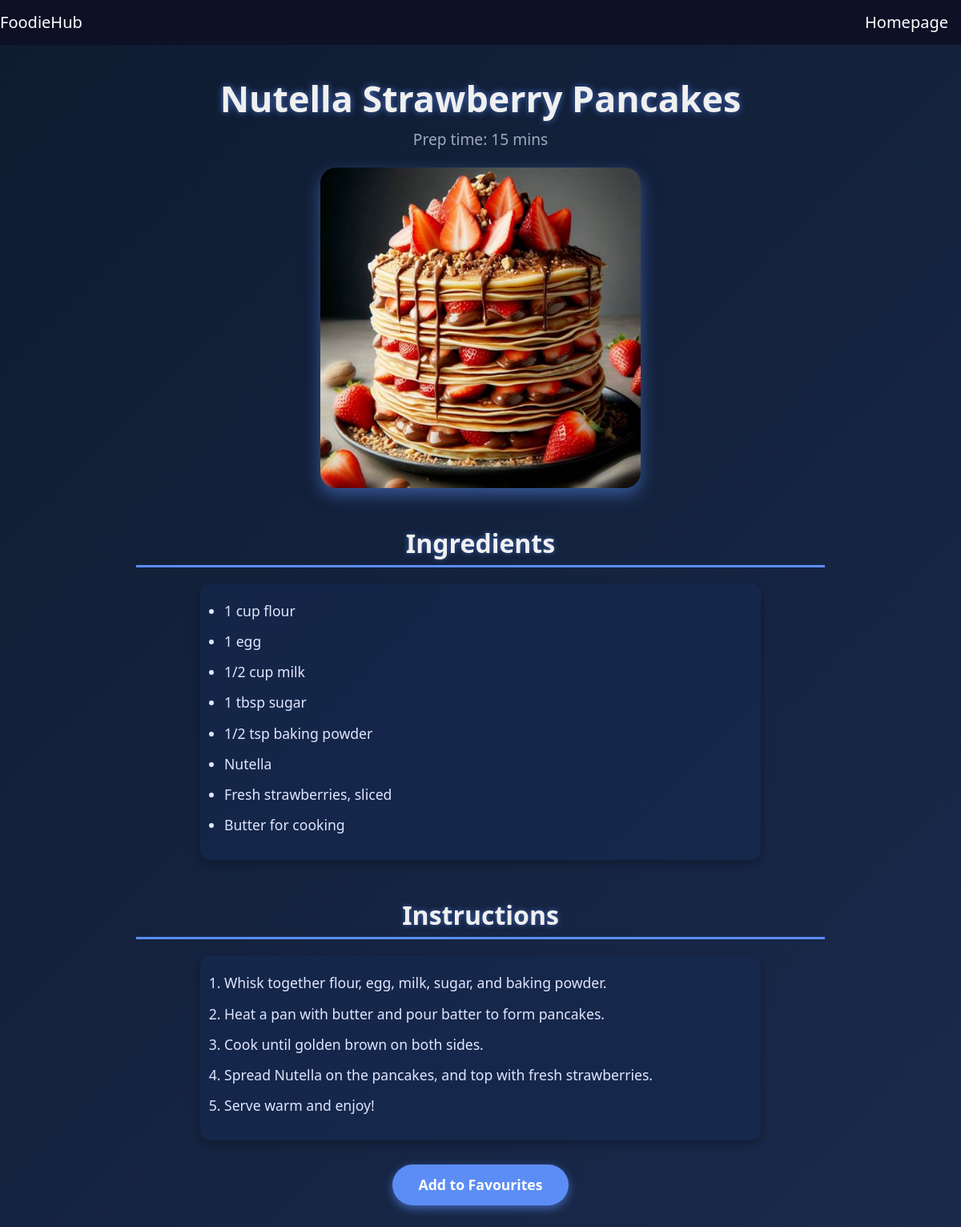
/recipe.php?title=Nutella Strawberry Pancakes (signed in), run on the app's committed database.
### tables this page shows
CREATE TABLE `recipes` (
  `id` int(11) NOT NULL,
  `title` varchar(150) NOT NULL,
  `cuisine_id` int(11) DEFAULT NULL,
  `description` text DEFAULT NULL,
  `image` varchar(255) DEFAULT NULL,
  `rating` decimal(2,1) DEFAULT 0.0,
  `prep_time` int(11) DEFAULT NULL,
  `difficulty` enum('Easy','Medium','Hard') DEFAULT 'Easy',
  `created_at` timestamp NOT NULL DEFAULT current_timestamp()
);

### recipe.php (the view, shortened to what this page needs)
<?php
$title = $_GET['title'];
$conn = new mysqli(DB_SERVER, DB_USERNAME, DB_PASSWORD, DB_NAME);
$user_id = $_SESSION['id'] ?? null;
$recipe_id = null;
$is_favourited = false;
if ($user_id) {
    $stmt = $conn->prepare("SELECT id FROM recipes WHERE title = ?");
    $stmt->bind_param("s", $title);
    $stmt->execute();
    $result = $stmt->get_result();
    if ($result->num_rows > 0) {
        $row = $result->fetch_assoc();
        $recipe_id = $row['id'];
        $fav_check = $conn->prepare("SELECT 1 FROM favorites WHERE user_id = ? AND recipe_id = ?");
        $fav_check->bind_param("ii", $user_id, $recipe_id);
        $fav_check->execute();
        $fav_result = $fav_check->get_result();
        $is_favourited = $fav_result->num_rows > 0;
    }
}
$recipe = [
    'id' => $recipe_id,
    'title' => $title,
    'prep_time' => '',
    'image' => '',
    'description' => ''
];
$stmt = $conn->prepare("SELECT prep_time, image, description FROM recipes WHERE id = ?");
$stmt->bind_param("i", $recipe_id);
$stmt->execute();
$result = $stmt->get_result();
$row = $result->fetch_assoc();
$recipe['prep_time'] = $row['prep_time'];
$recipe['image'] = $row['image'];
$recipe['description'] = $row['description'];
$description = $recipe['description'];
$ingredients = [];
$instructions = [];
$parts = preg_split('/Ingredients:\s*|\n\nInstructions:\s*/', $description, -1, PREG_SPLIT_NO_EMPTY);
if (count($parts) == 2) {
    $ingredients = explode("\n", trim($parts[0]));
    $instructions = explode("\n", trim($parts[1]));
} else {
    $instructions = explode("\n", trim($description));
}
?>
<!DOCTYPE html>
<html lang="en">
<head>
    <link href="https://cdn.jsdelivr.net/npm/bootstrap@5.3.3/dist/css/bootstrap.min.css" rel="stylesheet">
    <link rel="stylesheet" href="https://cdnjs.cloudflare.com/ajax/libs/font-awesome/6.5.0/css/all.min.css">
</head>
<body>
  <nav class="navbar navbar-expand-lg">
      <a class="navbar-brand" href="homepage.php">FoodieHub</a>
      <div class="collapse navbar-collapse justify-content-end" id="navbarNav">
          <a class="nav-link navbar-brand" href="homepage.php" style="padding-left: 0;">Homepage</a>
      </div>
  </nav>
    <div class="container">
        <div class="recipe-header">
            <h1 class="recipe-title"><?php echo htmlspecialchars($recipe['title']); ?></h1>
            <p class="prep-time">Prep time: <?php echo htmlspecialchars($recipe['prep_time']); ?> mins</p>
            <?php if ($recipe['image']): ?>
                <img src="<?php echo htmlspecialchars($recipe['image']); ?>" alt="<?php echo htmlspecialchars($recipe['title']); ?>" class="recipe-img" />
            <?php endif; ?>
        </div>
        <h2 class="section-title">Ingredients</h2>
        <ul>
            <?php foreach ($ingredients as $ingredient): ?>
                <li><?php echo htmlspecialchars($ingredient); ?></li>
            <?php endforeach; ?>
        </ul>
        <h2 class="section-title">Instructions</h2>
        <ol>
            <?php foreach ($instructions as $instruction): ?>
                <li><?php echo htmlspecialchars($instruction); ?></li>
            <?php endforeach; ?>
        </ol>
        <div style="text-align:center;">
            <?php if (isset($_SESSION['id'])): ?>
                <form method="post" action="">
                    <?php if ($is_favourited): ?>
                        <button type="submit" name="remove_favourite" class="fav-btn remove">
                            Remove from Favourites
                        </button>
                    <?php else: ?>
                        <button type="submit" name="add_favourite" class="fav-btn">
                            Add to Favourites
                        </button>
                    <?php endif; ?>
                </form>
            <?php else: ?>
                <p><a href="login.php" style="color:#5c8df6; font-weight: 600;">Log in</a> to add this recipe to your favourites.</p>
            <?php endif; ?>
        </div>
    </div>
</body>
</html>

### recipe.php (style rules this page uses)
body { font-family: 'Segoe UI', Tahoma, Geneva, Verdana, sans-serif; background: linear-gradient(135deg, #0e1b30 0%, #1a2a4c 100%); color: #f0f0f0; margin: 0; padding: 0; min-height: 100vh; display: flex; flex-direction: column; }
.navbar { background-color: #0e1126; }
.navbar .nav-link, .navbar .navbar-brand { color: white !important; background-color: #0e1126 !important; }
.container { flex: 1 0 auto; padding: 40px 20px; max-width: 900px; margin: 0 auto; }
.recipe-header { text-align: center; margin-bottom: 30px; }
.recipe-title { font-size: 2.8rem; font-weight: 700; margin-bottom: 10px; text-shadow: 0 0 8px rgba(92,141,246,0.7); }
.prep-time { font-size: 1.2rem; color: #a0a8c0; margin-bottom: 20px; }
.recipe-img { max-width: 100%; max-height: 400px; border-radius: 20px; box-shadow: 0 8px 20px rgba(92,141,246,0.5); margin-bottom: 30px; object-fit: cover; display: block; margin-left: auto; margin-right: auto; }
.section-title { font-size: 2rem; font-weight: 700; margin-top: 50px; margin-bottom: 20px; border-bottom: 3px solid #5c8df6; padding-bottom: 8px; text-align: center; text-shadow: 0 0 6px rgba(92,141,246,0.6); }
ul, ol { max-width: 700px; margin: 0 auto 30px auto; padding-left: 25px; font-size: 1.1rem; line-height: 1.6; background: rgba(20, 40, 80, 0.6); border-radius: 12px; box-shadow: 0 4px 12px rgba(0,0,0,0.3); padding: 20px 30px; color: #e0e6ff; }
ul li, ol li { margin-bottom: 10px; }
.fav-btn { display: inline-block; background-color: #5c8df6; color: white; border: none; padding: 12px 30px; border-radius: 30px; font-size: 1.1rem; font-weight: 600; cursor: pointer; transition: background-color 0.3s ease, box-shadow 0.3s ease; box-shadow: 0 4px 12px rgba(92,141,246,0.6); margin: 20px auto; display: block; width: 220px; text-align: center; }

### data on the page
recipes: prep_time "15", image (picture), description "1 cup flour", description "1 egg", description "1/2 cup milk", description "1 tbsp sugar", description "1/2 tsp baking powder", description "Nutella", description "Fresh strawberries, sliced", description "Butter for cooking", description "Whisk together flour, egg, milk, sugar, and baking powder.", description "Heat a pan with butter and pour batter to form pancakes.", description "Cook until golden brown on both sides.", description "Spread Nutella on the pancakes, and top with fresh strawberries.", description "Serve warm and enjoy!"

### other printed values
$recipe['title'] "Nutella Strawberry Pancakes"
